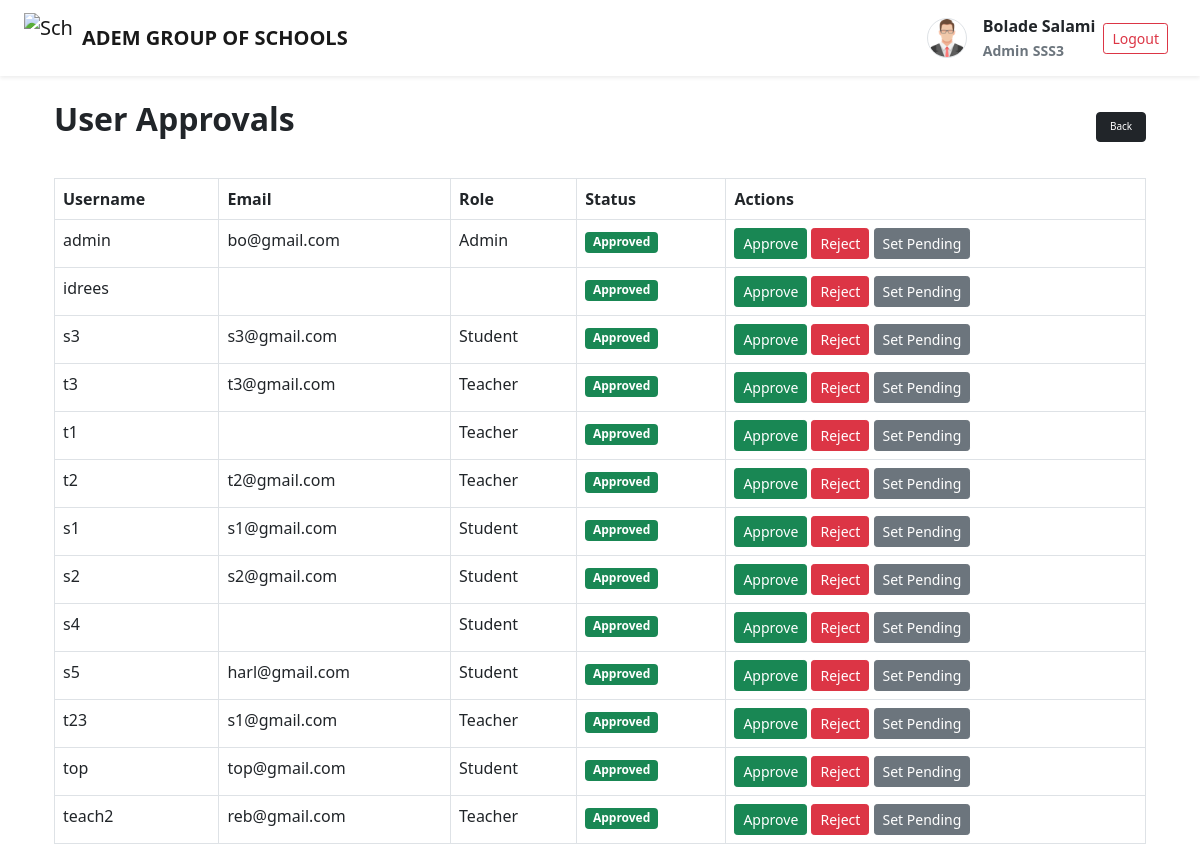
Before: /users/approvals/ (signed in) with the older database file.
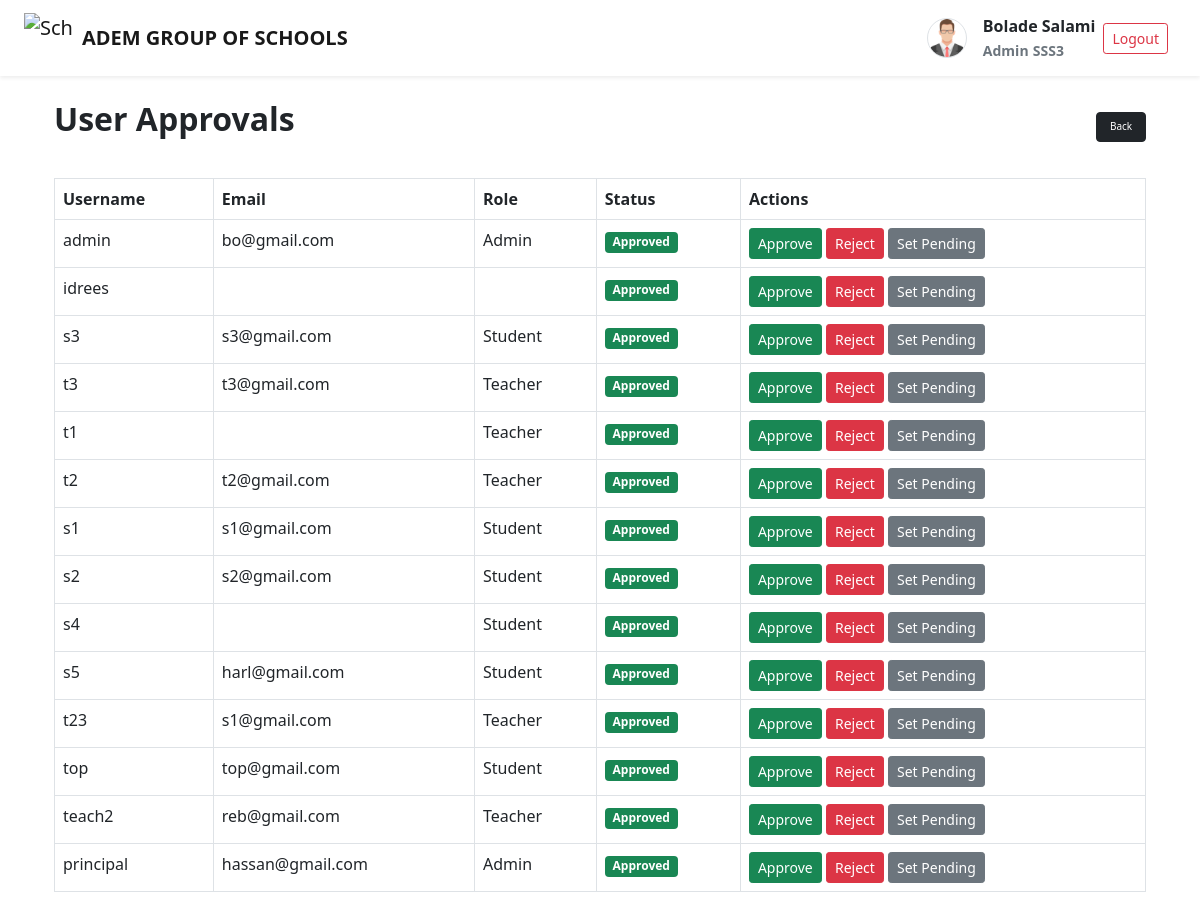
After: the same page with the newer database file.
### users/models.py (models this page shows, shortened)
class User(AbstractUser):
    ROLE_CHOICES = [
        ('superadmin', 'Super Admin'),
        ('admin', 'Admin'),
        ('teacher', 'Teacher'),
        ('student', 'Student'),
    ]
    GENDER = (
        ('female', 'Female'),
        ('male', 'Male')
        )
    role = models.CharField(max_length=20, choices=ROLE_CHOICES)
    other_name = models.CharField(max_length=100, blank=True, null=True)
    date_joined = models.DateTimeField(auto_now=True)
    gender = models.CharField(max_length=10, choices=GENDER, null=True, blank=True)
    age = models.PositiveIntegerField(default=8)
    date_of_birth = models.CharField(max_length=20, blank=True, null=True)
    student_class = models.ForeignKey(Class, on_delete=models.CASCADE, null=True, to_field='name', related_name='student_class')
    address = models.TextField(blank=True, null=True)
    phone_number = models.CharField(max_length=15, blank=True, null=True)
    approved = models.BooleanField(default=False)  # SuperAdmin must approve Admins
    profile_picture = models.ImageField(upload_to='profiles/', default='profiles/default_profile.png', null=True, blank=True)
    qualification = models.CharField(max_length=200, blank=True, null=True)
    subject_assigned = models.ForeignKey(Subject, on_delete=models.CASCADE, null=True, blank=True)
    years_of_experience = models.PositiveIntegerField(blank=True, null=True)
    next_of_kin = models.CharField(max_length=150, blank=True, null=True)
    next_of_kin_phone = models.CharField(max_length=15, blank=True, null=True)

### exams/models.py (models this page shows)
class Class(models.Model):
    CLASS_NAME_CHOICES = [
        ("JSS1", "Junior Secondary School 1"),
        ("JSS2", "Junior Secondary School 2"),
        ("JSS3", "Junior Secondary School 3"),
        ("SSS1", "Senior Secondary School 1"),
        ("SSS2", "Senior Secondary School 2"),
        ("SSS3", "Senior Secondary School 3"),
    ]
    name = models.CharField(max_length=50, choices=CLASS_NAME_CHOICES, unique=True)  # e.g. JSS1, JSS2
    def __str__(self):
        return self.name

### users/views.py (the view)
# urls.py: path("approvals/", views.user_approval_list, name="user_approval_list"),
@login_required
@user_passes_test(is_admin_or_superadmin)
def user_approval_list(request):
    users = User.objects.exclude(role="superadmin")  # Exclude superadmins
    return render(request, "users/user_approval_list.html", {"users": users})

### users/views.py (called while the page is built)
def is_admin_or_superadmin(user):
    return user.role in ["admin", "superadmin"]

### templates/users/user_approval_list.html
{% extends "base.html" %}
{% block content %}
<div class="container mt-4">
    <div class="d-flex justify-content-between align-items-center mt-3">
        <h2 class='fw-bold mb-3'> User Approvals </h2>
          <nav class="d-flex gap-3">
            <a class="btn btn-dark" style="width: 50px; height: 30px;font-size: 10px;" href="{% url 'dashboard' %}">Back</a>
          </nav>
        </div>
      <br>
    <table class="table table-bordered">
        <thead>
            <tr>
                <th>Username</th>
                <th>Email</th>
                <th>Role</th>
                <th>Status</th>
                <th>Actions</th>
            </tr>
        </thead>
        <tbody>
        {% for user in users %}
            <tr>
                <td>{{ user.username }}</td>
                <td>{{ user.email }}</td>
                <td>{{ user.get_role_display }}</td>
                <td>
                    {% if user.approved == True %}
                        <span class="badge bg-success">Approved</span>
                    {% elif user.approved == False %}
                    <span class="badge bg-warning text-dark">Pending</span>
                    {% else %}
                    <span class="badge bg-danger">Rejected</span>
                    {% endif %}
                </td>
                <td>
                    <a href="{% url 'approve_user' user.id %}" class="btn btn-success btn-sm">Approve</a>
                    <a href="{% url 'reject_user' user.id %}" class="btn btn-danger btn-sm">Reject</a>
                    <a href="{% url 'pending_user' user.id %}" class="btn btn-secondary btn-sm">Set Pending</a>
                </td>
            </tr>
        {% empty %}
            <tr>
                <td colspan="5">No users available.</td>
            </tr>
        {% endfor %}
        </tbody>
    </table>
</div>
{% endblock %}

### templates/base.html (shortened to what this page needs)
{% load static %}
<!DOCTYPE html>
<html lang="en">
<head>
    <link href="{% static 'css/bootstrap.min.css' %}" rel="stylesheet">
    <link href="{% static 'css/styles.css' %}" rel="stylesheet">
    <link rel="stylesheet" href="{% static 'css/tailwind.min.css' %}">
    <link rel="stylesheet" href="{% static 'fontawesome/css/all.min.css' %}">
</head>
<body class="bg-gray-100">
    <nav class="navbar navbar-expand-lg navbar-light bg-white shadow-sm px-4">
        <a class="navbar-brand d-flex align-items-center" href="#">
            <img src="/static/images/school_logo2.jpg" alt="School Logo" width="50" height="50" class="me-2">
            <span class="fw-bold">ADEM GROUP OF SCHOOLS</span>
        </a>
        <div class="ms-auto d-flex align-items-center gap-2">
            {% if user.is_authenticated %}
                {% if user.profile_picture %}
                    <img src="{{ request.user.profile_picture.url }}" alt="Profile"
                         class="rounded-circle border border-gray-300"
                         width="40" height="40">
                {% else %}
                    <img src="/static/images/default_profile.png" alt="Profile"
                         class="rounded-circle border border-gray-300"
                         width="40" height="40">
                {% endif %}
                <div class="ms-2 g-5">
                    <div class='fw-bold'>{{ request.user.get_full_name }}</div>
                    <small class="text-muted fw-bold">{{ request.user.role.title }}</small>
                    <small class="text-muted fw-bold">{{ request.user.student_class }}</small>
                </div>
                <a href="{% url 'logout' %}" class="btn btn-outline-danger btn-sm me-2">Logout</a>
            {% else %}
                <a href="{% url 'login' %}" class="btn btn-primary btn-sm me-2">Login</a>
            {% endif %}
        </div>
    </nav>
    <main class="container mt-4">
        {% block content %}{% endblock %}
    </main>
</body>
</html>

Changed rows visible on the page:
added User: username "principal", email "hassan@gmail.com", role "Admin", approved "Approved"
